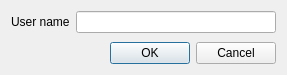
<?xml version="1.0" encoding="UTF-8"?>
<ui version="4.0">
 <class>AddOtherNickDialog</class>
 <widget class="QDialog" name="AddOtherNickDialog">
  <property name="geometry">
   <rect>
    <x>0</x>
    <y>0</y>
    <width>287</width>
    <height>75</height>
   </rect>
  </property>
  <property name="sizePolicy">
   <sizepolicy hsizetype="Fixed" vsizetype="Fixed">
    <horstretch>0</horstretch>
    <verstretch>0</verstretch>
   </sizepolicy>
  </property>
  <property name="windowTitle">
   <string>Add user name</string>
  </property>
  <layout class="QVBoxLayout" name="verticalLayout">
   <item>
    <widget class="QWidget" name="widget" native="true">
     <layout class="QFormLayout" name="formLayout">
      <property name="margin">
       <number>0</number>
      </property>
      <item row="0" column="0">
       <widget class="QLabel" name="label">
        <property name="text">
         <string>User name</string>
        </property>
       </widget>
      </item>
      <item row="0" column="1">
       <widget class="QLineEdit" name="userName">
        <property name="minimumSize">
         <size>
          <width>200</width>
          <height>0</height>
         </size>
        </property>
       </widget>
      </item>
     </layout>
    </widget>
   </item>
   <item>
    <widget class="QDialogButtonBox" name="buttonBox">
     <property name="orientation">
      <enum>Qt::Horizontal</enum>
     </property>
     <property name="standardButtons">
      <set>QDialogButtonBox::Cancel|QDialogButtonBox::Ok</set>
     </property>
    </widget>
   </item>
  </layout>
 </widget>
 <resources/>
 <connections>
  <connection>
   <sender>buttonBox</sender>
   <signal>accepted()</signal>
   <receiver>AddOtherNickDialog</receiver>
   <slot>accept()</slot>
   <hints>
    <hint type="sourcelabel">
     <x>248</x>
     <y>254</y>
    </hint>
    <hint type="destinationlabel">
     <x>157</x>
     <y>274</y>
    </hint>
   </hints>
  </connection>
  <connection>
   <sender>buttonBox</sender>
   <signal>rejected()</signal>
   <receiver>AddOtherNickDialog</receiver>
   <slot>reject()</slot>
   <hints>
    <hint type="sourcelabel">
     <x>316</x>
     <y>260</y>
    </hint>
    <hint type="destinationlabel">
     <x>286</x>
     <y>274</y>
    </hint>
   </hints>
  </connection>
 </connections>
</ui>
